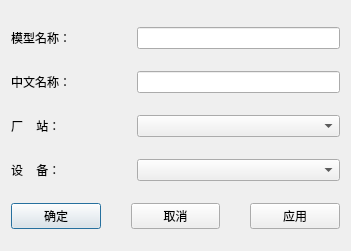
<?xml version="1.0" encoding="UTF-8"?>
<ui version="4.0">
 <class>CModelAddForm</class>
 <widget class="QDialog" name="CModelAddForm">
  <property name="geometry">
   <rect>
    <x>0</x>
    <y>0</y>
    <width>351</width>
    <height>251</height>
   </rect>
  </property>
  <property name="windowTitle">
   <string>添加模型</string>
  </property>
  <layout class="QVBoxLayout" name="verticalLayout" stretch="2,2,2,2,3">
   <property name="bottomMargin">
    <number>3</number>
   </property>
   <item>
    <layout class="QHBoxLayout" name="horizontalLayout">
     <item>
      <widget class="QLabel" name="label">
       <property name="minimumSize">
        <size>
         <width>120</width>
         <height>0</height>
        </size>
       </property>
       <property name="maximumSize">
        <size>
         <width>120</width>
         <height>16777215</height>
        </size>
       </property>
       <property name="styleSheet">
        <string notr="true">font: 14pt &quot;宋体&quot;;</string>
       </property>
       <property name="text">
        <string>模型名称：</string>
       </property>
      </widget>
     </item>
     <item>
      <widget class="QLineEdit" name="editName"/>
     </item>
    </layout>
   </item>
   <item>
    <layout class="QHBoxLayout" name="horizontalLayout_2">
     <item>
      <widget class="QLabel" name="label_12">
       <property name="minimumSize">
        <size>
         <width>120</width>
         <height>0</height>
        </size>
       </property>
       <property name="maximumSize">
        <size>
         <width>120</width>
         <height>16777215</height>
        </size>
       </property>
       <property name="styleSheet">
        <string notr="true">font: 14pt &quot;宋体&quot;;</string>
       </property>
       <property name="text">
        <string>中文名称：</string>
       </property>
      </widget>
     </item>
     <item>
      <widget class="QLineEdit" name="editLongName"/>
     </item>
    </layout>
   </item>
   <item>
    <layout class="QHBoxLayout" name="horizontalLayout_3">
     <item>
      <widget class="QLabel" name="label_9">
       <property name="minimumSize">
        <size>
         <width>120</width>
         <height>0</height>
        </size>
       </property>
       <property name="maximumSize">
        <size>
         <width>120</width>
         <height>16777215</height>
        </size>
       </property>
       <property name="styleSheet">
        <string notr="true">font: 14pt &quot;宋体&quot;;</string>
       </property>
       <property name="text">
        <string>厂    站：</string>
       </property>
      </widget>
     </item>
     <item>
      <widget class="QComboBox" name="editStation"/>
     </item>
    </layout>
   </item>
   <item>
    <layout class="QHBoxLayout" name="horizontalLayout_4">
     <item>
      <widget class="QLabel" name="label_10">
       <property name="minimumSize">
        <size>
         <width>120</width>
         <height>0</height>
        </size>
       </property>
       <property name="maximumSize">
        <size>
         <width>120</width>
         <height>16777215</height>
        </size>
       </property>
       <property name="styleSheet">
        <string notr="true">font: 14pt &quot;宋体&quot;;</string>
       </property>
       <property name="text">
        <string>设    备：</string>
       </property>
      </widget>
     </item>
     <item>
      <widget class="QComboBox" name="editDev"/>
     </item>
    </layout>
   </item>
   <item>
    <layout class="QHBoxLayout" name="horizontalLayout_5">
     <property name="spacing">
      <number>30</number>
     </property>
     <item>
      <widget class="QPushButton" name="buttonEnter">
       <property name="styleSheet">
        <string notr="true">font: 12pt &quot;宋体&quot;;</string>
       </property>
       <property name="text">
        <string>确定</string>
       </property>
      </widget>
     </item>
     <item>
      <widget class="QPushButton" name="buttonExit">
       <property name="styleSheet">
        <string notr="true">font: 12pt &quot;宋体&quot;;</string>
       </property>
       <property name="text">
        <string>取消</string>
       </property>
      </widget>
     </item>
     <item>
      <widget class="QPushButton" name="buttonApply">
       <property name="styleSheet">
        <string notr="true">font: 12pt &quot;宋体&quot;;</string>
       </property>
       <property name="text">
        <string>应用</string>
       </property>
      </widget>
     </item>
    </layout>
   </item>
  </layout>
 </widget>
 <tabstops>
  <tabstop>editName</tabstop>
  <tabstop>editLongName</tabstop>
  <tabstop>buttonEnter</tabstop>
  <tabstop>buttonApply</tabstop>
  <tabstop>buttonExit</tabstop>
 </tabstops>
 <resources/>
 <connections>
  <connection>
   <sender>buttonExit</sender>
   <signal>clicked()</signal>
   <receiver>CModelAddForm</receiver>
   <slot>reject()</slot>
   <hints>
    <hint type="sourcelabel">
     <x>205</x>
     <y>475</y>
    </hint>
    <hint type="destinationlabel">
     <x>149</x>
     <y>254</y>
    </hint>
   </hints>
  </connection>
 </connections>
</ui>
